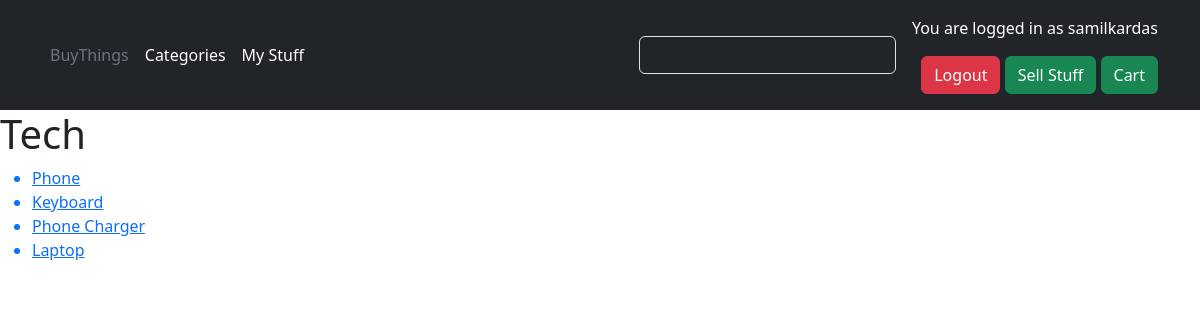
Page /categories/1/ (signed in) on the earlier database version.
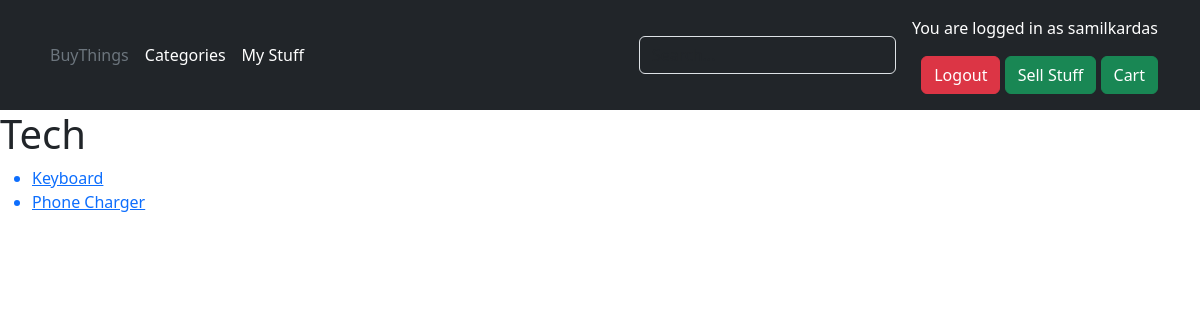
Same page on the later database version.
### base/models.py (models this page shows, shortened)
class Product(models.Model):
    name = models.CharField(max_length=50)
    description = models.CharField(max_length=200)
    price = models.IntegerField(default=0)
    active = models.BooleanField(default=True)
    seller = models.ForeignKey(User, on_delete=models.CASCADE, null=True, blank=True)
    contact_number = models.CharField(max_length=12, default='')
    category = models.ForeignKey(Category, on_delete=models.CASCADE, null=True, blank=True)
    image = models.ImageField(upload_to='products/', null=True, blank=True)

### base/views.py (the view)
# urls.py: path('categories/<int:pk>/', views.product_list, name='product_list'),
def product_list(request, pk):
    category = get_object_or_404(Category, pk=pk)
    products = Product.objects.filter(category=category)
    return render(request, 'base/product_list.html', {'category': category, 'products': products})

### base/templates/base/product_list.html
{% extends 'base.html' %}
{% block content %}
    <h1>{{ category.name }}</h1>
    <ul>
    {% for product in products %}
        <a href="{% url 'details' product.pk %}"><li>{{ product.name }}</li></a>
    {% endfor %}
    </ul>
{% endblock %}

Differences in the rows shown:
removed Product: name "Phone"
removed Product: name "Laptop"
